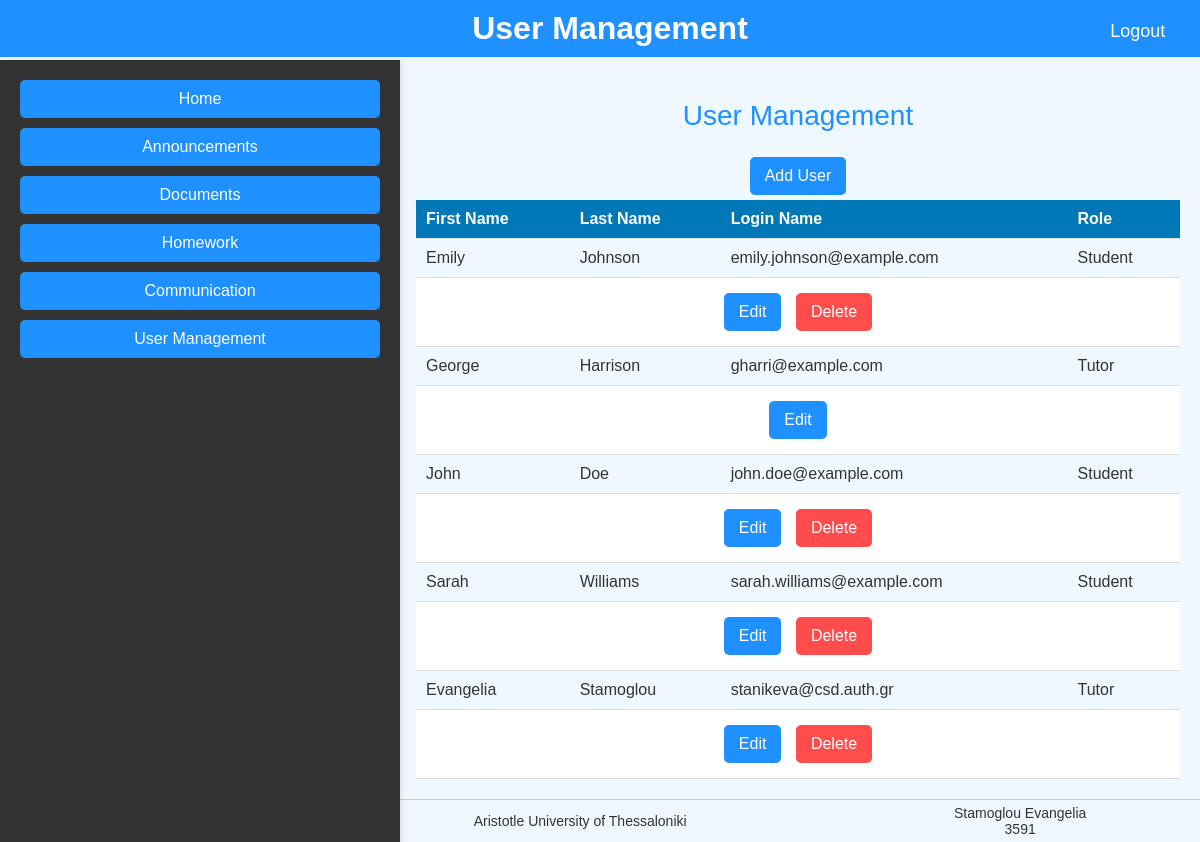
Page /user_management.php (signed in) on the committed database.
### tables this page shows
CREATE TABLE `users` (
  `firstName` varchar(30) NOT NULL,
  `lastName` varchar(30) NOT NULL,
  `loginName` varchar(30) NOT NULL,
  `password` varchar(255) DEFAULT NULL,
  `Role` enum('Tutor','Student') NOT NULL
);

### user_management.php (the view, shortened to what this page needs)
<?php
include 'db_connect.php';
include 'header.php';
include 'navbar.php';
    if ($_SESSION['role'] == 'Tutor') {
        $sql = "SELECT * FROM users";
        $result = $conn->query($sql);
        echo "<main>";
        echo "<div class='table-container'>";
        echo "<p class='text'>User Management</p>";
        echo "<center>";
        echo "<button class='edit-button' onclick=\"window.location.href='add_user.php'\">Add User</button>";
        echo "</center>";
        echo "<table class='user-table'>";
        echo "<tr><th>First Name</th><th>Last Name</th><th>Login Name</th><th>Role</th></tr>";
        if ($result->num_rows > 0) {
            while ($row = $result->fetch_assoc()) {
                echo "<tr>";
                echo "<td>" . htmlspecialchars($row['firstName']) . "</td>";
                echo "<td>" . htmlspecialchars($row['lastName']) . "</td>";
                echo "<td>" . htmlspecialchars($row['loginName']) . "</td>";
                echo "<td>" . htmlspecialchars($row['Role']) . "</td>";
                echo "</tr>";
                echo "<tr class='action-row'>";
                echo "<td colspan='4' style='text-align: center;'>";
                echo "<button onclick=\"window.location.href='edit_user.php?loginName=" . $row['loginName'] . "'\" class='edit-button'>Edit</button> ";
                if ($row['loginName'] != $_SESSION['loginName']){
                    echo "<button onclick=\"window.location.href='delete_user.php?loginName=" . $row['loginName'] . "'\" class='delete-button'>Delete</button>";
                }
                echo "</td>";
                echo "</tr>";
            }
        } else {
            echo "<tr><td colspan='5'>No users found.</td></tr>";
        }
        echo "</table>";
        echo "</div>";
        echo "</main>";
    }
        ?>
<?php include 'footer.php'; ?>

### styles.css (style rules this page uses)
body { font-family: "Century Gothic", sans-serif; margin: 0; padding: 0; box-sizing: border-box; background-color: #f0f8ff; color: #333; min-height: 100vh; display: flex; flex-direction: column; }
.text { text-align: center; font-size: 28px; color: #1e90ff; margin: 20px 0; }
main { margin-left: 33%; padding: 80px 20px 20px 20px; }
.user-table { width: 100%; border-collapse: collapse; background-color: white; color: #333; font-family: Arial, sans-serif; }
.user-table th, .user-table td { padding: 10px; text-align: left; border-bottom: 1px solid #ddd; }
.user-table th { background-color: #0077b6; color: white; }
.user-table tr:nth-child(even) { background-color: #f0f8ff; }
.edit-button, .delete-button { background-color: #0077b6; color: white; border: none; padding: 8px 12px; cursor: pointer; }
.edit-button, .delete-button { background-color: #1e90ff; color: white; border: none; border-radius: 5px; padding: 10px 15px; font-size: 16px; cursor: pointer; margin: 5px; transition: background-color 0.3s ease; }
.delete-button { background-color: #ff4d4d; }

### rows in the picture
users: firstName "Emily", lastName "Johnson", loginName "emily.johnson@example.com", Role "Student"
users: firstName "George", lastName "Harrison", loginName "gharri@example.com", Role "Tutor"
users: firstName "John", lastName "Doe", loginName "john.doe@example.com", Role "Student"
users: firstName "Sarah", lastName "Williams", loginName "sarah.williams@example.com", Role "Student"
users: firstName "Evangelia", lastName "Stamoglou", loginName "stanikeva@csd.auth.gr", Role "Tutor"

### other values in the picture
$pageTitle "User Management"
